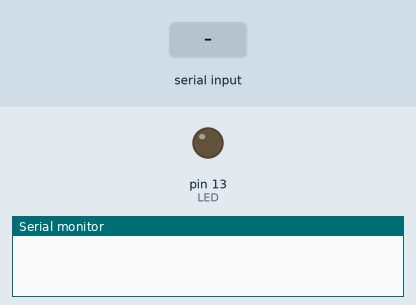
Simulated run of this sketch. Board: Arduino Uno, built with avr-gcc and run on an emulated ATmega328P. Shown: output pins drawn as LEDs (lit = HIGH), the last lines printed to the serial monitor. The test bench sets the inputs (shaded band).

Above: at 1.2 s.
1.3 s: "1" received over Serial
At 1.7 s:
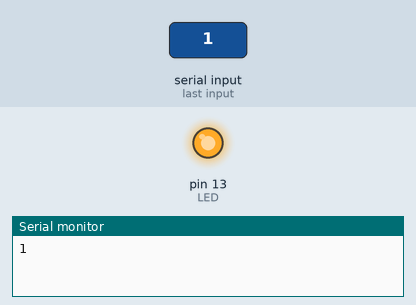
Timing chart, 0 to 4.3 s (numbered marks = the images above; inputs shaded):
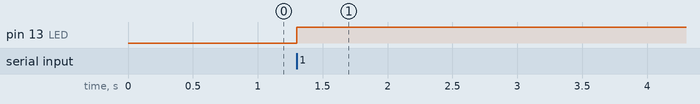

Measured:
- after the input at 1.3 s, pin 13 (LED): LOW → HIGH at once

The sketch:

Serial_Arduino_0.2.ino
```cpp
bool data = 0;
int LED = 13;
char userInput;

void setup()
{
  Serial.begin(9600);
  pinMode(LED, OUTPUT);
}

void loop()
{
 if(Serial.available()>0)
 {
    userInput = Serial.read();
    if(userInput == '1')
    {
        data = !data;
        digitalWrite(LED, data);
    }
    Serial.println(data);
  }
}
```
